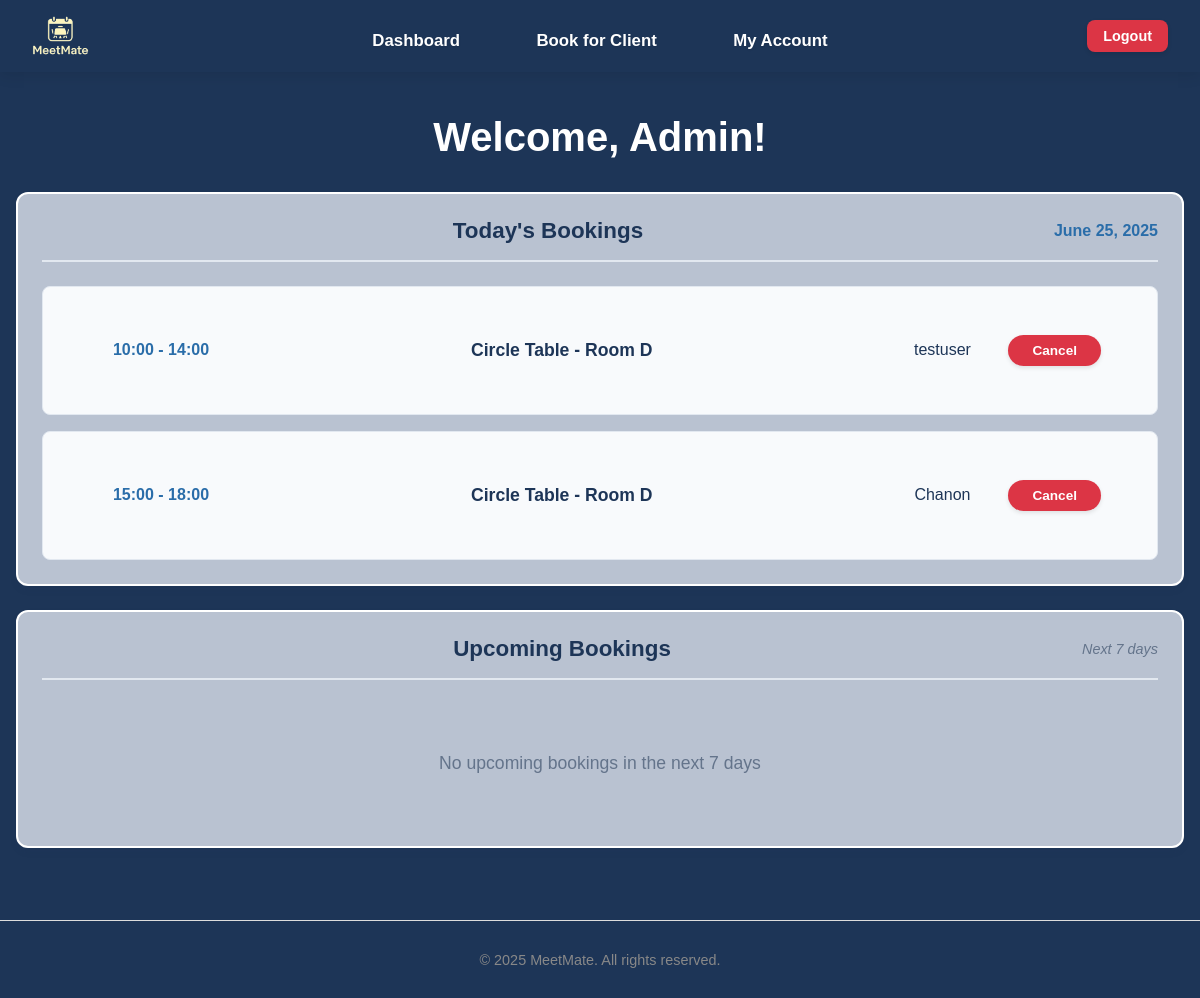
The app's page /dashboard (signed in) with its own data.
### tables this page shows
CREATE TABLE users (
                id INTEGER PRIMARY KEY AUTOINCREMENT,
                username TEXT NOT NULL UNIQUE,
                email TEXT NOT NULL UNIQUE,
                password TEXT NOT NULL,
                firstname TEXT,
                lastname TEXT,
                dob TEXT,
                address TEXT,
                role TEXT DEFAULT 'user'
            );

CREATE TABLE bookings (
                id INTEGER PRIMARY KEY AUTOINCREMENT,
                user_id INTEGER NOT NULL,
                room_id INTEGER NOT NULL,
                date TEXT NOT NULL,
                time_start TEXT NOT NULL,
                time_end TEXT NOT NULL,
                booking_admin_id INTEGER,
                notes TEXT,
                FOREIGN KEY (user_id) REFERENCES users (id),
                FOREIGN KEY (room_id) REFERENCES rooms (id),
                FOREIGN KEY (booking_admin_id) REFERENCES users (id)
            );

CREATE TABLE rooms (
                id INTEGER PRIMARY KEY AUTOINCREMENT,
                name TEXT NOT NULL,
                location TEXT NOT NULL,
                capacity INTEGER NOT NULL,
                room_type TEXT DEFAULT 'conference'
            );

### app.py (the view, shortened to what this page needs)
@app.route('/dashboard')
@login_required
def dashboard():
    connection = get_database_connection()
    cursor = connection.cursor()
    user_id = session['user_id']
    user = get_user_by_id(user_id)
    if not user:
        flash('User not found', 'error')
        return redirect(url_for('logout'))
    now = datetime.now()
    current_date = now.date()
    current_time = now.time()
    today_bookings = []
    upcoming_bookings = []
    today_date = ''
    user_today_bookings = []
    user_upcoming_bookings = []
    if session.get('role') == 'admin':
        from datetime import date, timedelta
        today = date.today()
        today_str = today.strftime('%Y-%m-%d')
        today_date = today.strftime('%B %d, %Y')
        tomorrow = today + timedelta(days=1)
        next_week = today + timedelta(days=7)
        tomorrow_str = tomorrow.strftime('%Y-%m-%d')
        next_week_str = next_week.strftime('%Y-%m-%d')
        cursor.execute('''
            SELECT
                b.id,
                b.date,
                b.time_start,
                b.time_end,
                b.notes,
                u.username,
                r.name as room_name,
                admin.username as admin_name
            FROM bookings b
            JOIN users u ON b.user_id = u.id
            JOIN rooms r ON b.room_id = r.id
            LEFT JOIN users admin ON b.booking_admin_id = admin.id
            WHERE b.date = ?
            ORDER BY b.time_start
        ''', (today_str,))
        for row in cursor.fetchall():
            booking = dict(row)
            if booking['admin_name']:
                booking['booked_by'] = f"Admin: {booking['admin_name']}"
            else:
                booking['booked_by'] = "Self"
            booking_date = date.fromisoformat(booking['date'])
            booking_start_time = time.fromisoformat(booking['time_start'] + ':00' if len(booking['time_start']) == 5 else booking['time_start'])
            if booking_date == current_date:
                booking['can_cancel'] = current_time < booking_start_time
                booking['status'] = 'Complete' if current_time >= booking_start_time else None
            else:
                booking['can_cancel'] = True
                booking['status'] = None
            today_bookings.append(booking)
        cursor.execute('''
            SELECT
                b.id,
                b.date,
                b.time_start,
                b.time_end,
                b.notes,
                u.username,
                r.name as room_name,
                admin.username as admin_name
            FROM bookings b
            JOIN users u ON b.user_id = u.id
            JOIN rooms r ON b.room_id = r.id
            LEFT JOIN users admin ON b.booking_admin_id = admin.id
            WHERE b.date >= ? AND b.date <= ?
            ORDER BY b.date, b.time_start
            LIMIT 10
        ''', (tomorrow_str, next_week_str))
        for row in cursor.fetchall():
            booking = dict(row)
            if booking['admin_name']:
                booking['booked_by'] = f"Admin: {booking['admin_name']}"
            else:
                booking['booked_by'] = "Self"
            booking_date = date.fromisoformat(booking['date'])
            booking['formatted_date'] = booking_date.strftime('%a, %b %d')
            booking['can_cancel'] = True
            booking['status'] = None
            upcoming_bookings.append(booking)
    connection.close()
    return render_template('dashboard.html',
                         user=user,
                         today_bookings=today_bookings,
                         today_date=today_date,
                         upcoming_bookings=upcoming_bookings,
                         user_today_bookings=user_today_bookings,
                         user_upcoming_bookings=user_upcoming_bookings)

### app.py (called while the page is built)
def get_database_path():
    app_directory = app.root_path
    instance_directory = os.path.join(app_directory, 'instance')
    os.makedirs(instance_directory, exist_ok=True)
    database_path = os.path.join(instance_directory, 'meetmate.db')
    return database_path

def get_database_connection():
    db_path = get_database_path()
    connection = sqlite3.connect(db_path)
    connection.row_factory = sqlite3.Row
    return connection

def get_user_by_id(user_id):
    connection = get_database_connection()
    cursor = connection.cursor()
    cursor.execute("SELECT * FROM users WHERE id = ?", (user_id,))
    user = cursor.fetchone()
    connection.close()
    if user:
        return dict(user)
    return None

def login_required(f):
    @wraps(f)
    def decorated_function(*args, **kwargs):
        if 'user_id' not in session:
            flash('Please login to access this page', 'error')
            return redirect(url_for('login'))
        user = get_user_by_id(session['user_id'])
        if not user:
            session.clear()
            flash('Your account is no longer valid. Please login again.', 'warning')
            return redirect(url_for('login'))
        return f(*args, **kwargs)
    return decorated_function

### templates/dashboard.html (shortened to what this page needs)
{% extends "base.html" %}
{% block content %}
<div class="dashboard">
    <h1>Welcome, {% if user.firstname %}{{ user.firstname }}{% else %}{{ session.username }}{% endif %}!</h1>
    {% if session.role == 'admin' %}
    <div class="dashboard-section">
        <div class="section-card">
            <div class="section-header">
                <h2>Today's Bookings</h2>
                <span class="date">{{ today_date }}</span>            </div>              {% if today_bookings %}
                <div class="bookings-list">{% for booking in today_bookings %}
                        <div class="booking-item">
                            <div class="booking-time">
                                {{ booking.time_start }} - {{ booking.time_end }}
                            </div>
                            <div class="booking-details">
                                <strong>{{ booking.room_name }}</strong>
                            </div>
                            <div class="booking-name">
                                {{ booking.username }}
                            </div>
                            <div class="booking-actions">
                                {% if booking.can_cancel %}
                                    <a href="{{ url_for('cancel_booking', booking_id=booking.id) }}"
                                       class="btn btn-danger btn-small"
                                       onclick="return confirm('Are you sure you want to cancel this booking?')">
                                        Cancel
                                    </a>
                                {% elif booking.status == 'Complete' %}
                                    <div class="booking-status">
                                        <span class="status-completed">Complete</span>
                                    </div>
                                {% endif %}
                            </div>
                        </div>
                    {% endfor %}
                </div>            {% else %}
                <div class="no-bookings">
                    <p>No bookings scheduled for today</p>
                </div>
            {% endif %}
        </div>
    </div>
    <div class="dashboard-section">
        <div class="section-card">
            <div class="section-header">
                <h2>Upcoming Bookings</h2>
                <span class="subtitle">Next 7 days</span>            </div>              {% if upcoming_bookings %}
                <div class="bookings-list">{% for booking in upcoming_bookings %}
                        <div class="booking-item">
                            <div class="booking-date">
                                {{ booking.formatted_date }}
                            </div>
                            <div class="booking-time">
                                {{ booking.time_start }} - {{ booking.time_end }}
                            </div>
                            <div class="booking-details">
                                <strong>{{ booking.room_name }}</strong>
                                {% if booking.notes %}
                                    <div class="booking-notes">{{ booking.notes }}</div>
                                {% endif %}
                            </div>
                            <div class="booking-name">
                                {{ booking.username }}
                            </div>
                            <div class="booking-actions">
                                {% if booking.can_cancel %}
                                    <a href="{{ url_for('cancel_booking', booking_id=booking.id) }}"
                                       class="btn btn-danger btn-small"
                                       onclick="return confirm('Are you sure you want to cancel this booking?')">
                                        Cancel
                                    </a>
                                {% elif booking.status == 'Complete' %}
                                    <div class="booking-status">
                                        <span class="status-completed">Complete</span>
                                    </div>
                                {% endif %}
                            </div>
                        </div>
                    {% endfor %}
                </div>            {% else %}
                <div class="no-bookings">
                    <p>No upcoming bookings in the next 7 days</p>
                </div>
            {% endif %}
        </div>
    </div>
    {% endif %}
</div>
{% endblock %}

### static/css/style.css (style rules this page uses)
body { font-family: Arial, sans-serif; color: #333; background-color: #1d3557; margin: 0; padding: 0; }
h1, h2, h3, h4, h5, h6 { margin-bottom: 1rem; font-weight: bold; }
a { text-decoration: none; color: #2563eb; }
.btn { display: inline-block; padding: 0.75rem 1.5rem; border: none; border-radius: 8px; cursor: pointer; font-size: 1rem; font-weight: 600; text-decoration: none; text-align: center; transition: all 0.3s ease; box-shadow: 0 2px 4px rgba(0, 0, 0, 0.1); }
.btn-danger { background-color: #dc3545; color: white; padding: 0.75rem 2rem; border-radius: 8px; font-weight: 600; border: none; cursor: pointer; text-decoration: none; display: inline-block; font-size: 1rem; transition: all 0.3s ease; }
.dashboard { background-color: #1d3557; min-height: calc(100vh - 200px); }
.dashboard h1 { color: white; font-size: 2.5rem; font-weight: 700; margin-bottom: 2rem; text-align: center; }
.dashboard-section { background-color: #b9c2d1; border: 2px solid white; border-radius: 12px; padding: 1.5rem; margin-bottom: 1.5rem; box-shadow: 0 4px 6px rgba(29, 53, 87, 0.1); }
.dashboard-section .section-header { display: flex; justify-content: space-between; align-items: center; margin-bottom: 1.5rem; padding-bottom: 1rem; border-bottom: 2px solid #e2e8f0; }
.dashboard-section .section-header h2 { color: #1d3557; font-size: 1.4rem; font-weight: 700; margin: 0; }
.dashboard-section .section-header .date { color: #2a6da9; font-weight: 600; font-size: 1rem; }
.dashboard-section .section-header .subtitle { color: #64748b; font-size: 0.9rem; font-style: italic; }
.dashboard-section .bookings-list { display: flex; flex-direction: column; gap: 1rem; }
.dashboard-section .booking-item { display: flex; justify-content: space-between; align-items: center; padding: 3rem; background-color: #f8fafc; border: 1px solid #e2e8f0; border-radius: 8px; gap: 1rem; flex-wrap: wrap; }
.dashboard-section .booking-item > .booking-time, .dashboard-section .booking-item > .booking-date { color: #2a6da9; text-align: center; font-weight: 700; font-size: 1rem; min-width: 140px; flex-shrink: 0; }
.dashboard-section .booking-item > .booking-details { flex: 1; text-align: center; min-width: 200px; }
.dashboard-section .booking-details strong { color: #1d3557; font-size: 1.1rem; }
.dashboard-section .booking-name { min-width: 100px; flex-shrink: 0; color: #1d3557; font-weight: 500; text-align: center; }
.dashboard-section .booking-actions { display: flex; align-items: center; margin-left: auto; flex-shrink: 0; }
.dashboard-section .no-bookings { text-align: center; padding: 2rem; color: #64748b; }
.dashboard-section .no-bookings p { margin-bottom: 1rem; font-size: 1.1rem; }
.booking-time { color: #4a6fa5; font-weight: bold; font-size: 1rem; }
.booking-details strong { color: #333; font-size: 0.95rem; }
.booking-actions .btn-danger, .booking-actions-mini .btn-danger { background-color: #dc3545; color: white; padding: 0.5rem 1.5rem; border-radius: 20px; font-size: 0.85rem; font-weight: 600; border: none; cursor: pointer; text-decoration: none; display: inline-block; margin-right: 0.5rem; transition: all 0.2s ease; }
.section-header { margin-bottom: 1rem; border-bottom: 2px solid #b9c2d1; position: relative; display: flex; align-items: center; justify-content: center; }
.section-header h2 { color: #1d3557; margin: 0; font-size: 1.8rem; font-weight: 600; flex: 1; text-align: center; }

### records on screen
users: firstname "Admin"
bookings: time_start "10:00", time_end "14:00", room_name "Circle Table - Room D", username "testuser"
bookings: time_start "15:00", time_end "18:00", room_name "Circle Table - Room D", username "Chanon"

### other values on screen
{{ today_date }} "June 25, 2025"
